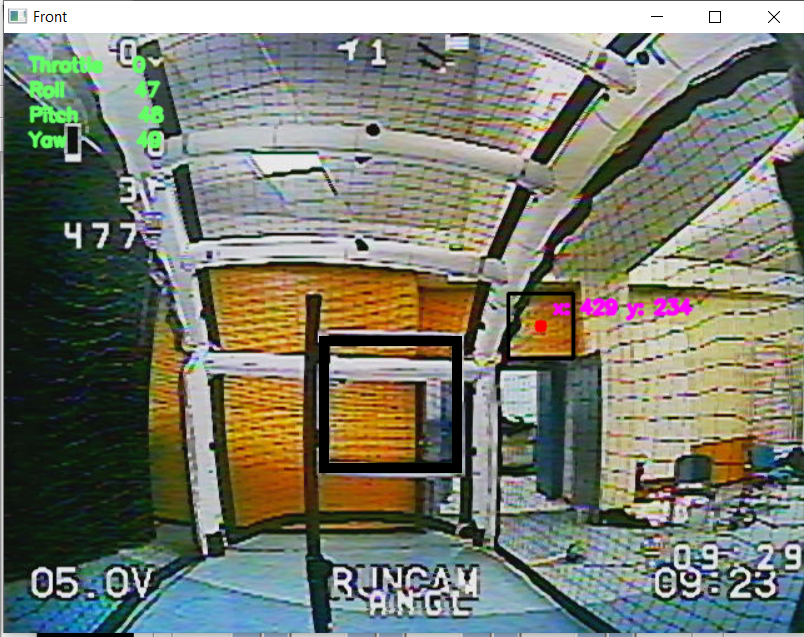
#> input picture Python_test_version/Test_picture/Fenetre Cap 4.PNG, 804 x 637 px, found by its file name
$ python window_detection.py
#> lines starting #> are read from the running program, lines starting #| are printed output that depends on the picture; after the words box and inside, x2 and y2 are one past the last pixel; in counts of white or black regions, pixels touching at a corner belong together
import cv2
import numpy as np

# Load the image
image = cv2.imread("Test_picture/Fenetre Cap 4.png")
#> image is the input picture: shape (637, 804, 3); mean B, G, R 110.6, 123.9, 120.8
if image is None:
    print("Error: Image not found.")
    exit()

# Create a blank image with the same dimensions as the original image
result = np.zeros((image.shape[0], image.shape[1], 3), dtype=np.uint8)

# Define the lower and upper bounds of the WINDOW COLOR in the HSV color space  --> actual window color: Black
lower_black = np.array([0, 0, 0])
upper_black = np.array([180, 255, 30])

# Convert the image to the HSV color space
hsv = cv2.cvtColor(image, cv2.COLOR_BGR2HSV)
#> hsv: shape (637, 804, 3); mean H, S, V 63.5, 84.7, 136.9

# Create a mask that only selects pixels that fall within the lower and upper bounds of the black color
mask = cv2.inRange(hsv, lower_black, upper_black)
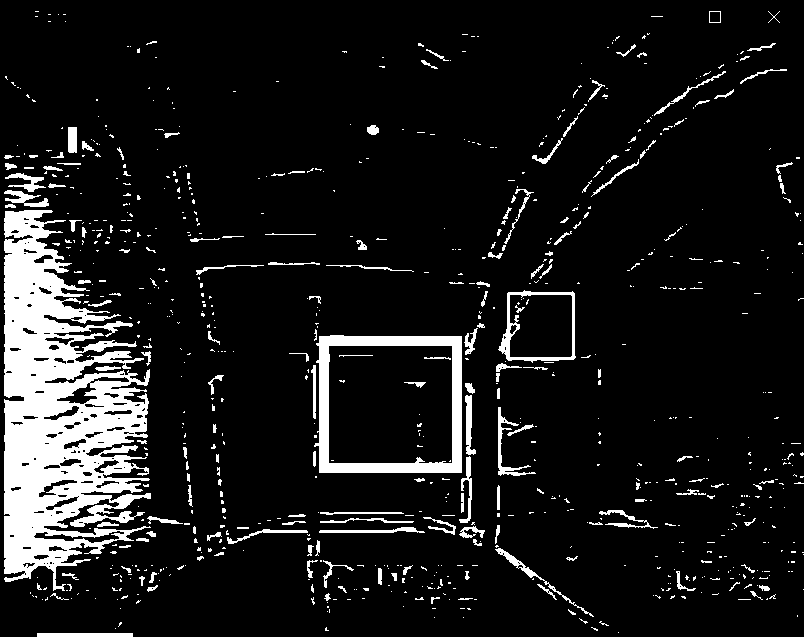
#> mask: shape (637, 804); 10.1% white; 816 white regions (646 under 20 px), largest, box (x1, y1, x2, y2) and area: (4, 210, 151, 591) 30661, (314, 335, 462, 473) 5301, (498, 290, 576, 363) 1046
#cv2.imshow("Mask", mask)

# Apply Gaussian blur to the image
blurred = cv2.GaussianBlur(mask, (25, 25), 0)
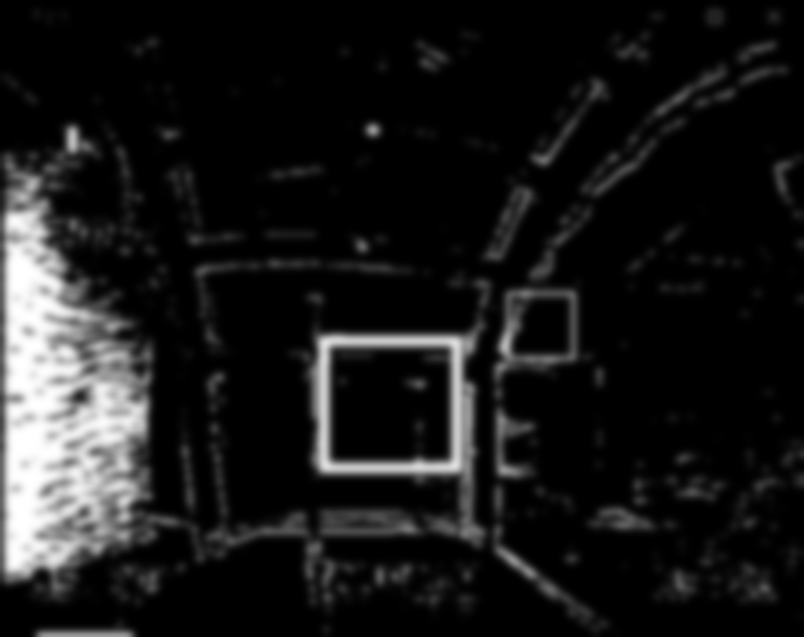
#> blurred: shape (637, 804); min 0, max 255, mean 25.8
#cv2.imshow("Blurred", blurred)

# Use the Canny edge detection algorithm to detect edges in the image
edges = cv2.Canny(blurred, 50, 150)
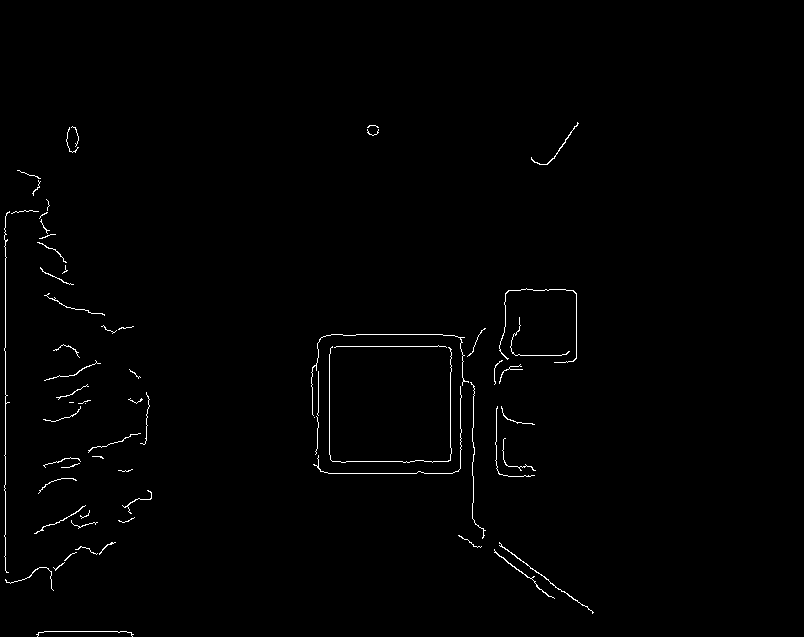
#> edges: shape (637, 804); 0.82% white in thin lines or dots, all inside (x1, y1, x2, y2) = (4, 122, 594, 637)
#cv2.imshow("Edges", edges)

# Find contours in the mask
contours, _ = cv2.findContours(edges, cv2.RETR_TREE, cv2.CHAIN_APPROX_SIMPLE)
#> contours = 65 contours, 60 with area under 20; largest, box (x1, y1, x2, y2) and area: (499, 542, 594, 614) 42, (494, 549, 555, 599) 36, (531, 122, 579, 165) 31, (34, 505, 86, 534) 20, (499, 288, 577, 363) 20

# Iterate over the contours and draw a rectangle around any contour that is a window-like shape
for contour in contours:
    # Get the bounding rectangle of the contour
    x, y, w, h = cv2.boundingRect(contour)
    aspectRatio = float(w)/h
    center_x, center_y = int(x + w/2), int(y + h/2)

    # Check if the aspect ratio of the contour is close to 1.5, indicating it is window-like shape
    if 0.85 <= aspectRatio <= 1.2:
        cv2.rectangle(image, (x, y), (x + w, y + h), (330, 0, 0), 2)
        if h>100:
            cv2.rectangle(image, (x, y), (x + w, y + h), (0, 0, 255), 2)
            cv2.circle(image, (center_x, center_y), 5, (0, 0, 255), -1)
            cv2.putText(image, "x: {} y: {}".format(center_x, center_y), (center_x+10, center_y-10), cv2.FONT_HERSHEY_SIMPLEX, 0.5, (300, 0, 255), 2, cv2.LINE_AA)
#> this loop made 65 passes
#> (x, y, w, h, aspectRatio, center_x, center_y) on passes 1 to 12: (36, 631, 98, 6, 16.33, 85, 634), (5, 567, 49, 24, 2.04, 29, 579), (53, 562, 12, 9, 1.33, 59, 566), (64, 552, 13, 9, 1.44, 70, 556), (494, 549, 61, 50, 1.22, 524, 574), (75, 546, 23, 9, 2.56, 86, 550), (499, 542, 95, 72, 1.32, 546, 578), (99, 542, 17, 13, 1.31, 107, 548), (458, 535, 24, 13, 1.85, 470, 541), (71, 520, 27, 9, 3, 84, 524), (118, 517, 17, 6, 2.83, 126, 520), (80, 510, 10, 9, 1.11, 85, 514)
#> (contour, x, y, w, h, aspectRatio, center_x, center_y) on pass 28: ([[69, 402], [73, 402]], 69, 402, 5, 1, 5, 71, 402)
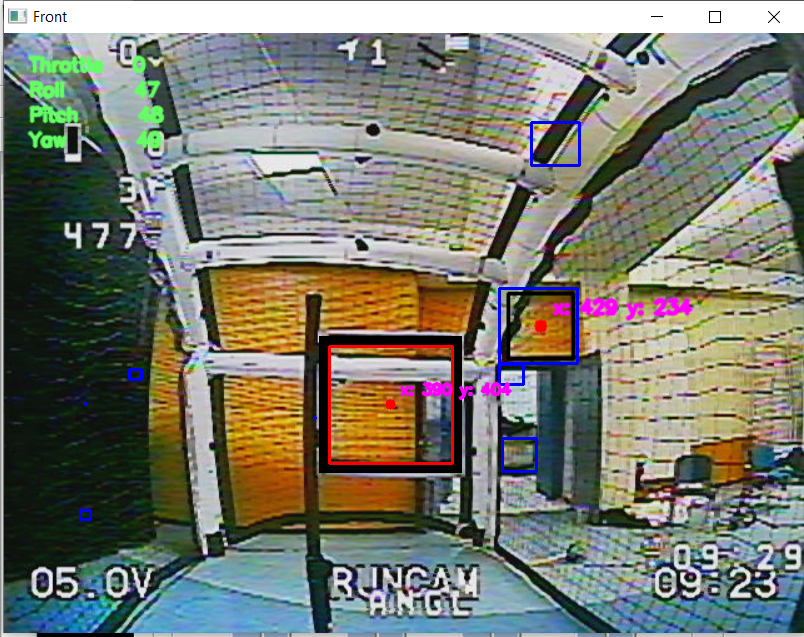
#> image: shape (637, 804, 3); 0.95% of pixels changed, all inside (x1, y1, x2, y2) = (79, 121, 581, 521)

# Show the image with the windows drawn on it
cv2.imshow("Windows", image)
cv2.waitKey(0)
cv2.destroyAllWindows()

$ run again, with Python_test_version/Test_picture/Fenetre Cap 3.PNG copied over Python_test_version/Test_picture/Fenetre Cap 4.PNG
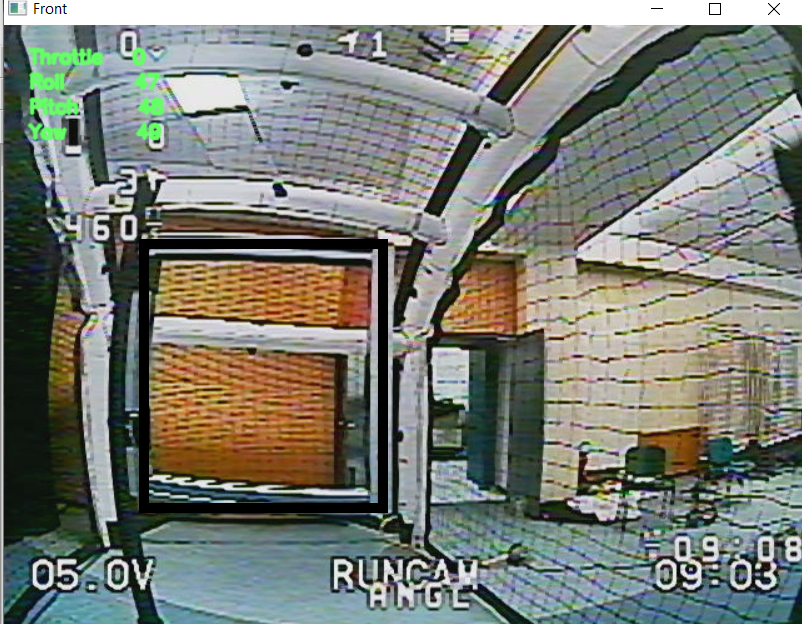
#> input picture Python_test_version/Test_picture/Fenetre Cap 3.PNG, 802 x 624 px, found by its file name
#> image is the input picture: shape (624, 802, 3); mean B, G, R 117.5, 126, 122.5
#> hsv: shape (624, 802, 3); mean H, S, V 66.1, 65.2, 136.1
#> `mask = cv2.inRange(hsv, lower_black, upper_black)`:
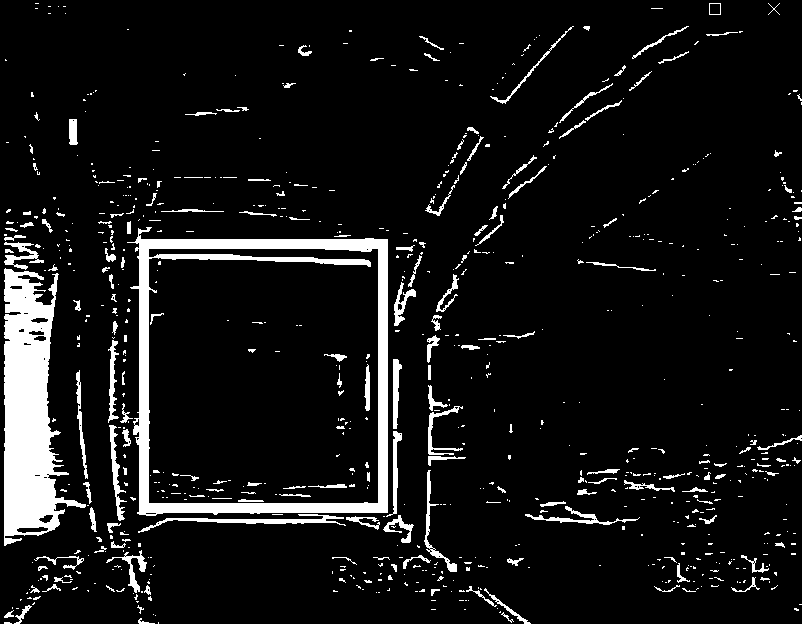
#> mask: shape (624, 802); 8.2% white; 782 white regions (607 under 20 px), largest, box (x1, y1, x2, y2) and area: (4, 268, 86, 546) 12002, (127, 227, 388, 516) 11565, (138, 514, 346, 533) 857
#> edges: shape (624, 802); 0.86% white in thin lines or dots, all inside (x1, y1, x2, y2) = (4, 118, 612, 624)
#> contours = 51 contours, 49 with area under 20; largest, box (x1, y1, x2, y2) and area: (429, 499, 458, 572) 25, (392, 357, 414, 545) 21
#> the loop `for contour in contours:` made 51 passes
#> (x, y, w, h, aspectRatio, center_x, center_y) on passes 1, 2, 3, 4, 5, 6, 8, 9: (490, 590, 40, 34, 1.18, 510, 607), (133, 570, 11, 19, 0.579, 138, 579), (127, 570, 9, 25, 0.36, 131, 582), (139, 550, 8, 25, 0.32, 143, 562), (15, 533, 2, 4, 0.5, 16, 535), (16, 528, 8, 4, 2, 20, 530), (586, 512, 26, 8, 3.25, 599, 516), (25, 512, 39, 26, 1.5, 44, 525)
#> after the loop `for contour in contours:`:
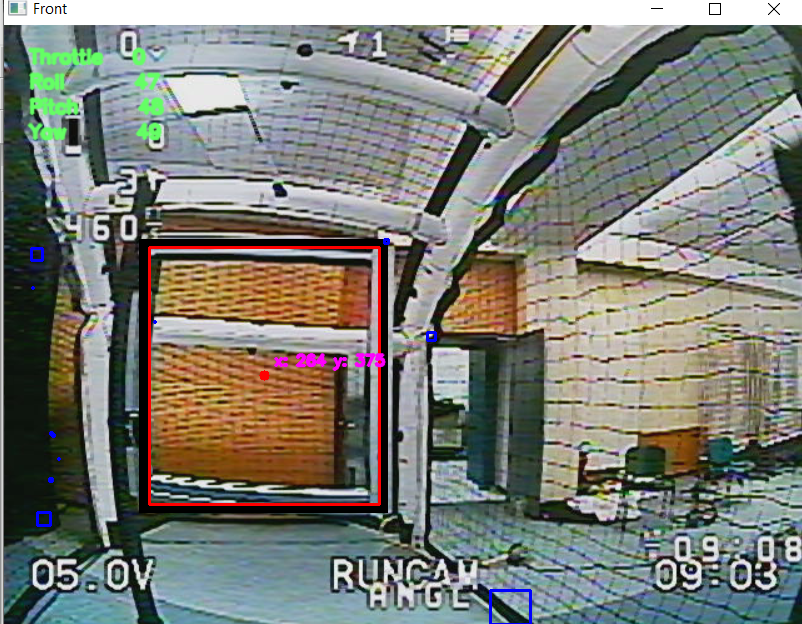
#> image: shape (624, 802, 3); 0.98% of pixels changed, all inside (x1, y1, x2, y2) = (30, 238, 532, 624)
